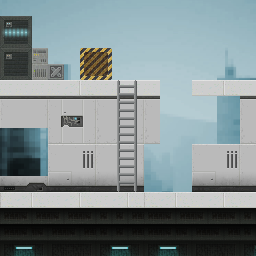

A 2D game scene composited from a Tiled map and its tileset images. What follows is a short description and the map's XML, with every tile layer's data as written:
An orthogonal 16x16 tile map with 16x16 px tiles, 1 tile layer (Tile Layer 1), 1 image layer and 9 objects.

<map version="1.0" orientation="orthogonal" renderorder="right-down" width="16" height="16" tilewidth="16" tileheight="16" nextobjectid="10">
 <tileset firstgid="1" name="scifi_platformTiles_16x16crop" tilewidth="16" tileheight="16">
  <image source="scifi_platformTiles_16x16crop.png" width="512" height="368" />
 </tileset>
 <imagelayer name="Image Layer 1">
  <image source="scifi_platform_BG1_256x256.png" />
 </imagelayer>
 <layer name="Tile Layer 1" width="16" height="16">
  <data encoding="csv">
0,0,0,0,0,0,0,0,0,0,0,0,0,0,0,0,
65,66,0,0,0,0,0,0,0,0,0,0,0,0,0,0,
97,98,0,0,0,0,0,0,0,0,0,0,0,0,0,0,
129,130,131,0,0,134,135,0,0,0,0,0,0,0,0,0,
161,162,163,164,0,166,167,0,0,0,0,0,0,0,0,0,
193,194,195,196,197,198,199,200,201,193,0,0,196,197,198,199,
225,226,227,228,229,230,231,232,233,225,0,0,0,0,0,231,
257,258,259,260,261,262,263,264,265,257,0,0,0,0,0,263,
0,0,0,292,293,294,295,296,297,289,0,0,0,0,0,295,
0,0,0,324,325,326,327,328,329,0,0,0,324,325,326,327,
0,0,0,356,357,358,359,360,361,0,0,0,356,357,358,359,
385,386,387,388,389,390,391,392,393,0,0,0,388,389,390,391,
417,418,419,420,421,422,423,424,425,417,418,419,420,421,422,423,
449,450,451,452,453,454,455,456,457,449,450,451,452,453,454,455,
481,482,483,484,485,486,487,488,489,481,482,483,484,485,486,487,
513,514,515,516,517,518,519,520,521,513,514,515,516,517,518,519
</data>
 </layer>
 <objectgroup name="Object Layer 1">
  <object id="1" x="1" y="98" width="161" height="12" />
  <object id="2" x="2" y="210" width="255" height="12" />
  <object id="3" x="225" y="179" width="28" height="26" />
  <object id="4" x="81" y="67" width="30" height="26" />
  <object id="5" x="52" y="81" width="12" height="13" />
  <object id="6" x="36" y="68" width="15" height="26" />
  <object id="7" x="2" y="37" width="30" height="59" />
  <object id="8" x="119" y="101" width="17" height="102" />
  <object id="9" x="191" y="334" />
 </objectgroup>
</map>